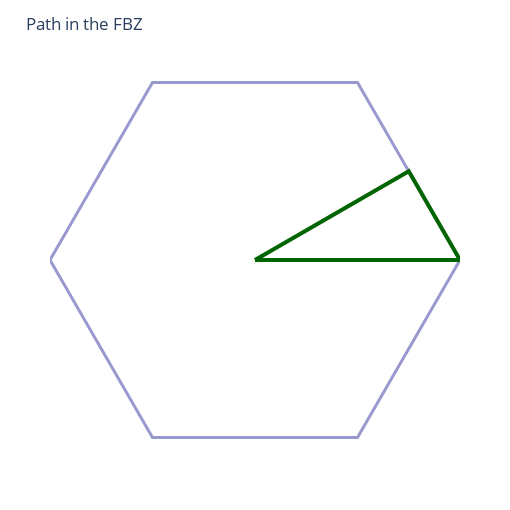

Notebook code cell kept with this figure:
### Code cell
plot_kpath_fbz(corners, kpath_nodes)

### Figure 1 — Plotly figure (JSON) as saved in the notebook; plotly's stock layout.template omitted (floating-point values rounded to 4 significant figures)
{"data": [{"line": {"color": "darkblue", "width": 3}, "mode": "lines", "opacity": 0.4, "type": "scatter", "x": [0.6667, 0.3333, -0.3333, -0.6667, -0.3333, 0.3333, 0.6667], "y": [0, -0.5774, -0.5774, -2.22e-16, 0.5774, 0.5774, 0]}, {"line": {"color": "darkgreen", "width": 4}, "mode": "lines", "type": "scatter", "x": [0, 0.6667, 0.5, 0], "y": [0, 0, 0.2887, 0]}], "layout": {"height": 510, "margin": {"b": 50, "l": 50, "r": 50, "t": 60}, "plot_bgcolor": "rgba(0,0,0,0)", "showlegend": false, "title": "Path in the FBZ", "width": 510, "xaxis": {"scaleanchor": "y", "showgrid": false, "showline": false, "showticklabels": false, "zeroline": false}, "yaxis": {"scaleanchor": "x", "showgrid": false, "showline": false, "showticklabels": false, "zeroline": false}}}
